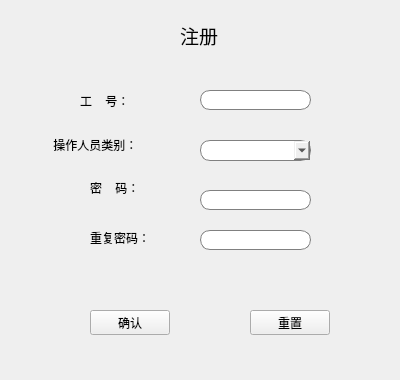
<?xml version="1.0" encoding="UTF-8"?>
<ui version="4.0">
 <class>RegisterWindow</class>
 <widget class="QWidget" name="RegisterWindow">
  <property name="geometry">
   <rect>
    <x>0</x>
    <y>0</y>
    <width>400</width>
    <height>380</height>
   </rect>
  </property>
  <property name="sizePolicy">
   <sizepolicy hsizetype="Fixed" vsizetype="Fixed">
    <horstretch>0</horstretch>
    <verstretch>0</verstretch>
   </sizepolicy>
  </property>
  <property name="minimumSize">
   <size>
    <width>400</width>
    <height>380</height>
   </size>
  </property>
  <property name="maximumSize">
   <size>
    <width>400</width>
    <height>380</height>
   </size>
  </property>
  <property name="windowTitle">
   <string>Form</string>
  </property>
  <property name="windowIcon">
   <iconset resource="main.qrc">
    <normaloff>:/image/花.png</normaloff>:/image/花.png</iconset>
  </property>
  <widget class="QPushButton" name="btn_confirm">
   <property name="geometry">
    <rect>
     <x>90</x>
     <y>310</y>
     <width>80</width>
     <height>25</height>
    </rect>
   </property>
   <property name="sizePolicy">
    <sizepolicy hsizetype="Fixed" vsizetype="Fixed">
     <horstretch>0</horstretch>
     <verstretch>0</verstretch>
    </sizepolicy>
   </property>
   <property name="minimumSize">
    <size>
     <width>80</width>
     <height>25</height>
    </size>
   </property>
   <property name="maximumSize">
    <size>
     <width>80</width>
     <height>25</height>
    </size>
   </property>
   <property name="styleSheet">
    <string notr="true">background-color: rgb(225, 225, 225);border:1px groove gray;border-radius:4px;font: 20 12pt &quot;楷体&quot;;padding:1px 4px;border-style: outset;}


                                       
QPushButton:hover{background-color:#79ff50; color: black;}
                                    
QPushButton:pressed{background-color:rgb(204, 228, 247);border-style: inset;</string>
   </property>
   <property name="text">
    <string>确认</string>
   </property>
  </widget>
  <widget class="QPushButton" name="btn_reset">
   <property name="geometry">
    <rect>
     <x>250</x>
     <y>310</y>
     <width>80</width>
     <height>25</height>
    </rect>
   </property>
   <property name="sizePolicy">
    <sizepolicy hsizetype="Fixed" vsizetype="Fixed">
     <horstretch>0</horstretch>
     <verstretch>0</verstretch>
    </sizepolicy>
   </property>
   <property name="minimumSize">
    <size>
     <width>80</width>
     <height>25</height>
    </size>
   </property>
   <property name="maximumSize">
    <size>
     <width>80</width>
     <height>25</height>
    </size>
   </property>
   <property name="styleSheet">
    <string notr="true">background-color: rgb(225, 225, 225);border:1px groove gray;border-radius:4px;font: 20 12pt &quot;楷体&quot;;padding:1px 4px;border-style: outset;}


                                       
QPushButton:hover{background-color:#79ff50; color: black;}
                                    
QPushButton:pressed{background-color:rgb(204, 228, 247);border-style: inset;</string>
   </property>
   <property name="text">
    <string>重置</string>
   </property>
  </widget>
  <widget class="QWidget" name="register_2" native="true">
   <property name="geometry">
    <rect>
     <x>80</x>
     <y>70</y>
     <width>121</width>
     <height>61</height>
    </rect>
   </property>
   <property name="sizePolicy">
    <sizepolicy hsizetype="Expanding" vsizetype="Expanding">
     <horstretch>0</horstretch>
     <verstretch>0</verstretch>
    </sizepolicy>
   </property>
   <property name="palette">
    <palette>
     <active>
      <colorrole role="Base">
       <brush brushstyle="SolidPattern">
        <color alpha="255">
         <red>255</red>
         <green>255</green>
         <blue>255</blue>
        </color>
       </brush>
      </colorrole>
      <colorrole role="Window">
       <brush brushstyle="SolidPattern">
        <color alpha="255">
         <red>255</red>
         <green>255</green>
         <blue>255</blue>
        </color>
       </brush>
      </colorrole>
     </active>
     <inactive>
      <colorrole role="Base">
       <brush brushstyle="SolidPattern">
        <color alpha="255">
         <red>255</red>
         <green>255</green>
         <blue>255</blue>
        </color>
       </brush>
      </colorrole>
      <colorrole role="Window">
       <brush brushstyle="SolidPattern">
        <color alpha="255">
         <red>255</red>
         <green>255</green>
         <blue>255</blue>
        </color>
       </brush>
      </colorrole>
     </inactive>
     <disabled>
      <colorrole role="Base">
       <brush brushstyle="SolidPattern">
        <color alpha="255">
         <red>255</red>
         <green>255</green>
         <blue>255</blue>
        </color>
       </brush>
      </colorrole>
      <colorrole role="Window">
       <brush brushstyle="SolidPattern">
        <color alpha="255">
         <red>255</red>
         <green>255</green>
         <blue>255</blue>
        </color>
       </brush>
      </colorrole>
     </disabled>
    </palette>
   </property>
   <layout class="QVBoxLayout" name="verticalLayout">
    <item>
     <widget class="QLabel" name="label_10">
      <property name="styleSheet">
       <string notr="true">font: 12pt &quot;楷体&quot;;</string>
      </property>
      <property name="text">
       <string>工    号：</string>
      </property>
     </widget>
    </item>
   </layout>
  </widget>
  <widget class="QComboBox" name="comboBox">
   <property name="geometry">
    <rect>
     <x>200</x>
     <y>140</y>
     <width>111</width>
     <height>21</height>
    </rect>
   </property>
   <property name="sizePolicy">
    <sizepolicy hsizetype="Preferred" vsizetype="Preferred">
     <horstretch>0</horstretch>
     <verstretch>0</verstretch>
    </sizepolicy>
   </property>
   <property name="styleSheet">
    <string notr="true">border: 1px solid gray;/*设置边框的粗细，以及颜色*/
border-radius: 10px;/*设置圆角的大小*/
padding: 0 8px;/*如果没有内容光标在开始往后移动0.8像素点*/
selection-background-color: darkgray;
   </string>
   </property>
  </widget>
  <widget class="QLineEdit" name="lineEdit_ID">
   <property name="geometry">
    <rect>
     <x>200</x>
     <y>90</y>
     <width>111</width>
     <height>20</height>
    </rect>
   </property>
   <property name="styleSheet">
    <string notr="true">border: 1px solid gray;/*设置边框的粗细，以及颜色*/
border-radius: 10px;/*设置圆角的大小*/
padding: 0 8px;/*如果没有内容光标在开始往后移动0.8像素点*/
selection-background-color: darkgray;
   </string>
   </property>
  </widget>
  <widget class="QLabel" name="label_9">
   <property name="geometry">
    <rect>
     <x>90</x>
     <y>180</y>
     <width>81</width>
     <height>16</height>
    </rect>
   </property>
   <property name="styleSheet">
    <string notr="true">font: 12pt &quot;楷体&quot;;</string>
   </property>
   <property name="text">
    <string>密    码：</string>
   </property>
  </widget>
  <widget class="QLineEdit" name="lineEdit_PWord">
   <property name="geometry">
    <rect>
     <x>200</x>
     <y>190</y>
     <width>111</width>
     <height>20</height>
    </rect>
   </property>
   <property name="styleSheet">
    <string notr="true">border: 1px solid gray;/*设置边框的粗细，以及颜色*/
border-radius: 10px;/*设置圆角的大小*/
padding: 0 8px;/*如果没有内容光标在开始往后移动0.8像素点*/
selection-background-color: darkgray;
   </string>
   </property>
   <property name="echoMode">
    <enum>QLineEdit::Password</enum>
   </property>
  </widget>
  <widget class="QLabel" name="label_8">
   <property name="geometry">
    <rect>
     <x>180</x>
     <y>10</y>
     <width>71</width>
     <height>51</height>
    </rect>
   </property>
   <property name="font">
    <font>
     <family>楷体</family>
     <pointsize>14</pointsize>
     <weight>50</weight>
     <italic>false</italic>
     <bold>false</bold>
    </font>
   </property>
   <property name="styleSheet">
    <string notr="true">font: 14pt &quot;楷体&quot;;</string>
   </property>
   <property name="text">
    <string>注册</string>
   </property>
  </widget>
  <widget class="QLineEdit" name="lineEdit_ReplyPWord">
   <property name="geometry">
    <rect>
     <x>200</x>
     <y>230</y>
     <width>111</width>
     <height>20</height>
    </rect>
   </property>
   <property name="styleSheet">
    <string notr="true">border: 1px solid gray;/*设置边框的粗细，以及颜色*/
border-radius: 10px;/*设置圆角的大小*/
padding: 0 8px;/*如果没有内容光标在开始往后移动0.8像素点*/
selection-background-color: darkgray;
   </string>
   </property>
   <property name="echoMode">
    <enum>QLineEdit::Password</enum>
   </property>
  </widget>
  <widget class="QLabel" name="label_11">
   <property name="geometry">
    <rect>
     <x>90</x>
     <y>230</y>
     <width>81</width>
     <height>16</height>
    </rect>
   </property>
   <property name="styleSheet">
    <string notr="true">font: 12pt &quot;楷体&quot;;</string>
   </property>
   <property name="text">
    <string>重复密码：</string>
   </property>
  </widget>
  <widget class="QLabel" name="label_6">
   <property name="geometry">
    <rect>
     <x>50</x>
     <y>130</y>
     <width>113</width>
     <height>30</height>
    </rect>
   </property>
   <property name="styleSheet">
    <string notr="true">font: 12pt &quot;楷体&quot;;</string>
   </property>
   <property name="text">
    <string> 操作人员类别：</string>
   </property>
  </widget>
 </widget>
 <resources>
  <include location="main.qrc"/>
 </resources>
 <connections/>
</ui>
